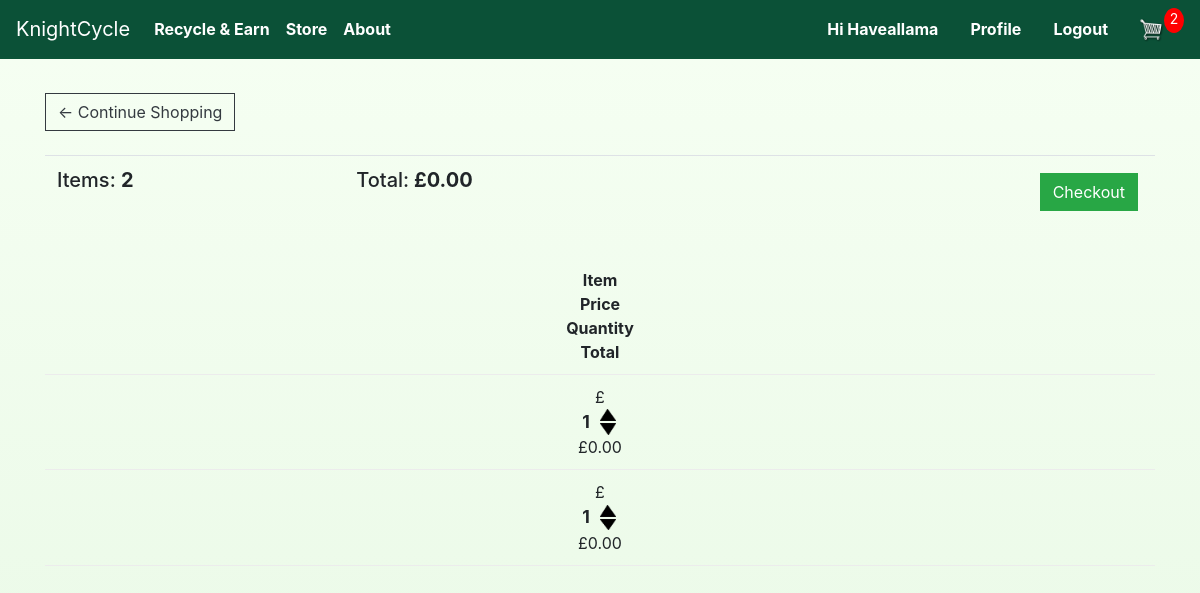
/store/cart/ (signed in), run on an earlier commit of the app's database.
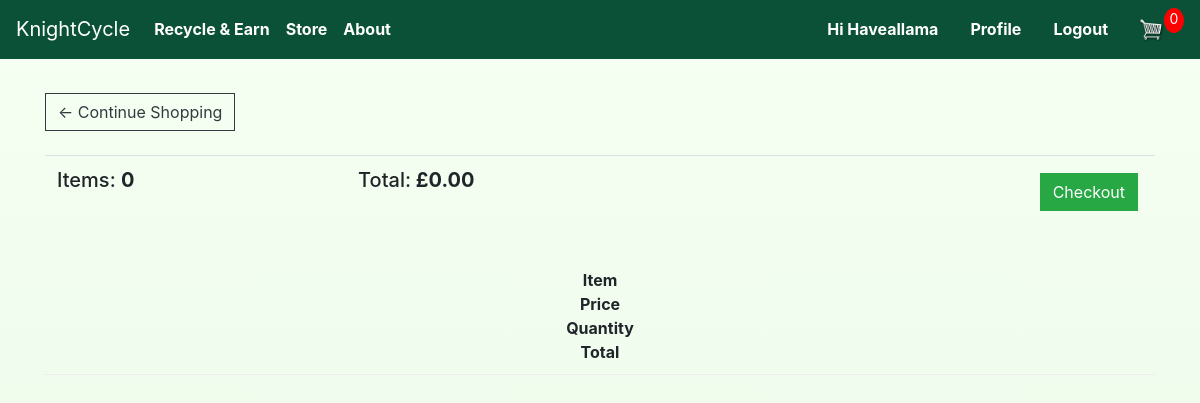
And on a later commit of the database.
### store/models.py (models this page shows, shortened)
class Order(models.Model):
	customer = models.ForeignKey(Customer, on_delete=models.SET_NULL, null=True, blank=True)
	date_ordered = models.DateTimeField(auto_now_add=True)
	STATUS_CHOICES = [
		('Order Received', 'Order Received'),
		('Processing', 'Processing'),
		('Order Shipped', 'Order Shipped'),
	]
	status = models.CharField(max_length=32, choices=STATUS_CHOICES, default='Order Received')
	tracking_number = models.CharField(max_length=64, blank=True, null=True)
	transaction_id = models.CharField(max_length=100, null=True)
	@property
	def get_cart_total(self):
		orderitems = self.orderitem_set.all()
		total = sum([item.get_total for item in orderitems])
		return total
	@property
	def get_cart_items(self):
		orderitems = self.orderitem_set.all()
		total = sum([item.quantity for item in orderitems])
		return total

class OrderItem(models.Model):
	product = models.ForeignKey(Product, on_delete=models.SET_NULL, null=True)
	order = models.ForeignKey(Order, on_delete=models.SET_NULL, null=True)
	quantity = models.IntegerField(default=0, null=True, blank=True)
	date_added = models.DateTimeField(auto_now_add=True)
	@property
	def get_total(self):
		if self.product:
			return self.product.price * self.quantity
		return 0

### store/views.py (the view)
# urls.py: path('cart/', views.cart, name='cart'),
def cart(request):
    data = cartData(request)
    cartItems = data['cartItems']
    order = data['order']
    items = data['items']
    context = {'items':items, 'order':order, 'cartItems':cartItems}
    return render(request, 'store/cart.html', context)

### store/utils.py (called while the page is built, shortened)
def cartData(request):
    if request.user.is_authenticated:
        customer = request.user.customer
        last_address = ShippingAddress.objects.filter(customer=customer, is_saved=True).order_by('-date_added').first()
        needs_shipping = last_address is None
        order = Order.objects.filter(customer=customer, status='Order Received').first()
        items = order.orderitem_set.all() if order else []
        cartItems = order.get_cart_items if order else 0
    context = {'items': items, 'order': order, 'cartItems': cartItems, 'needs_shipping': needs_shipping, 'last_address': last_address}
    return context

### store/templates/store/cart.html (shortened to what this page needs)
{% extends 'store/main.html' %}
{% load static %}
{% block content %}
	<div class="row">
		<div class="col-lg-12">
			<div class="box-element">
				<a  class="btn btn-outline-dark" href="{% url 'store:store' %}">&#x2190; Continue Shopping</a>
				<br>
				<br>
				<table class="table">
					<tr>
						<th><h5>Items: <strong>{{order.get_cart_items}}</strong></h5></th>
						<th><h5>Total:<strong> £{{order.get_cart_total|floatformat:2}}</strong></h5></th>
						<th>
							<a  style="float:right; margin:5px;" class="btn btn-success" href="{% url 'store:checkout' %}">Checkout</a>
						</th>
					</tr>
				</table>
			</div>
			<br>
			<div class="box-element">
				   <div class="cart-row" style="align-items:center;">
					   <div style="flex:2; display:flex; justify-content:center; align-items:center;"><strong style="margin:auto; text-align:center;">Item</strong></div>
					   <div style="flex:1; display:flex; justify-content:center; align-items:center;"><strong style="margin:auto; text-align:center;">Price</strong></div>
					   <div style="flex:1; display:flex; justify-content:center; align-items:center;"><strong style="margin:auto; text-align:center;">Quantity</strong></div>
					   <div style="flex:1; display:flex; justify-content:center; align-items:center;"><strong style="margin:auto; text-align:center;">Total</strong></div>
				   </div>
				{% for item in items %}
				   <div class="cart-row" style="align-items:center;">
					   <div style="flex:1; display:flex; justify-content:center; align-items:center; height:100%;"><p style="margin:auto; text-align:center;">£{{item.product.price|floatformat:2}}</p></div>
					   <div style="flex:1; display:flex; flex-direction:column; justify-content:center; align-items:center; height:100%;">
						   <div style="display:flex; flex-direction:row; align-items:center; justify-content:center;">
							   <span style="font-weight:700; font-size:1.1em; margin-right:8px;">{{item.quantity}}</span>
							   <div style="display:flex; flex-direction:column; align-items:center; justify-content:center;">
								   <img data-product="{{item.product.id}}" data-action="add" class="chg-quantity update-cart" src="{% static  'images/arrow_up.png' %}" style="margin-bottom:2px;">
								   <img data-product="{{item.product.id}}" data-action="remove" class="chg-quantity update-cart" src="{% static  'images/arrow_down.png' %}">
							   </div>
						   </div>
					   </div>
					   <div style="flex:1; display:flex; justify-content:center; align-items:center; height:100%;"><p style="margin:auto; text-align:center;">£{{item.get_total|floatformat:2}}</p></div>
				   </div>
				{% endfor %}
			</div>
		</div>
	</div>
{% endblock content %}

### store/templates/store/main.html (shortened to what this page needs)
<!DOCTYPE html>
{% load static %}
<html>
    <head>
        <link rel="stylesheet" href="https://stackpath.bootstrapcdn.com/bootstrap/4.4.1/css/bootstrap.min.css">
        <link rel="stylesheet" type="text/css" href="{% static 'css/main.css' %}">
    </head>
    <body>
    <nav class="navbar navbar-expand-lg navbar-dark navbar-eco">
    <a class="navbar-brand" href="{% url 'home' %}">KnightCycle</a>
    <div class="collapse navbar-collapse" id="navbarSupportedContent">
        <ul class="navbar-nav mr-auto">
        <li class="nav-item active">
             <a class="nav-link" href="{% url 'send_waste' %}">Recycle & Earn <span class="sr-only">(current)</span></a>
        </li>
        <li class="nav-item active">
            <a class="nav-link" href="{% url 'store:store' %}">Store <span class="sr-only">(current)</span></a>
        </li>
        <li class="nav-item active">
            <a class="nav-link" href="{% url 'about' %}">About <span class="sr-only">(current)</span></a>
        </li>
        </ul>
        <div class="form-inline my-2 my-lg-0">
                        {% if user.is_authenticated %}
                            <span class="nav-link greeting">Hi {{ user.username }}</span>
                            <a class="nav-link" href="{% url 'store:profile' %}">Profile</a>
                            <a class="nav-link" href="{% url 'store:logout' %}">Logout</a>
                        {% else %}
                            <a class="nav-link" href="{% url 'store:login' %}">Login <span class="sr-only">(current)</span></a>
                        {% endif %}
            <a href="{% url 'store:cart' %}">
                <img  id="cart-icon" src="{% static 'images/cart.png' %}">
            </a>
            <p id="cart-total">{{cartItems}}</p>
        </div>
    </div>
    </nav>
    <div class="container">
        <br>
        {% block content %}
        {% endblock %}
    </div>
    </body>
</html>

What changed in the data, as far as the page shows it:
removed OrderItem: quantity "1", get_total "0.00"
removed OrderItem: quantity "1", get_total "0.00"
computed for Order: get_cart_items "2" → "0"
Also different on the page:
{{ cartItems }}: "2" → "0"
